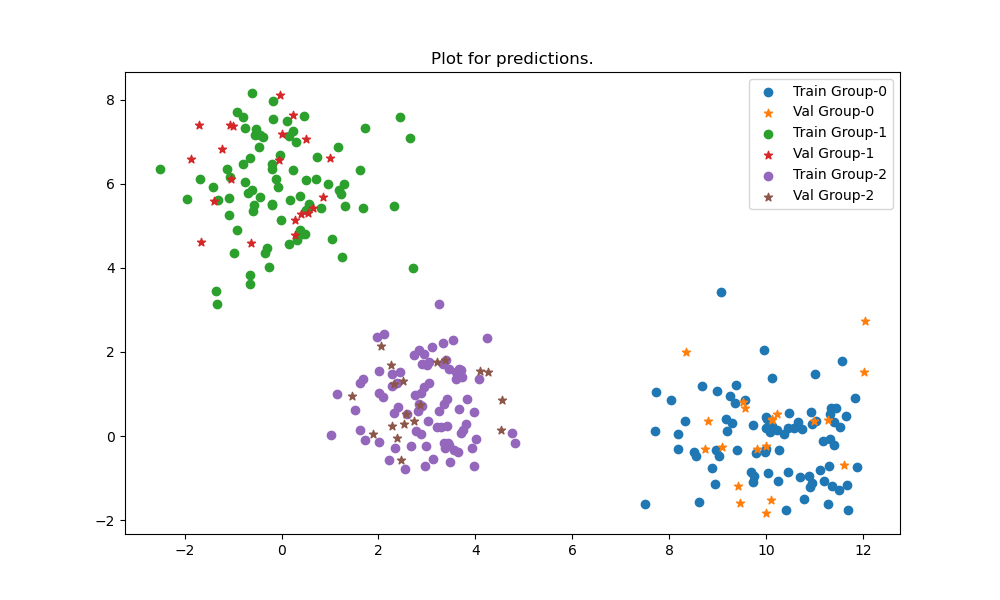

The script that drew this image:
import matplotlib.pyplot as plt


def plot_clusters(clusters):
    plt.figure(figsize=(10, 6))
    unique_ids = set(clusters[:, 2])
    for id in unique_ids:
        id_points = clusters[clusters[:, 2] == id]
        plt.scatter(id_points[:, 0], id_points[:, 1], label=f"Group-{int(id)}")
    plt.legend()
    plt.show()


def plot_train_val(train, val):
    unique_ids = set(train[:, 2])
    plt.figure(figsize=(10, 6))
    for id in unique_ids:
        id_points_train = train[train[:, 2] == id]
        plt.scatter(
            id_points_train[:, 0],
            id_points_train[:, 1],
            label=f"Train Group-{int(id)}"
        )

        if val is not None and len(val) > 0:
            id_points_val = val[val[:, 2] == id]
            plt.scatter(id_points_val[:, 0], id_points_val[:, 1],
                        marker='*', label=f"Val Group-{int(id)}")

    plt.title("Plot for predictions.")
    plt.legend()
    plt.show()
